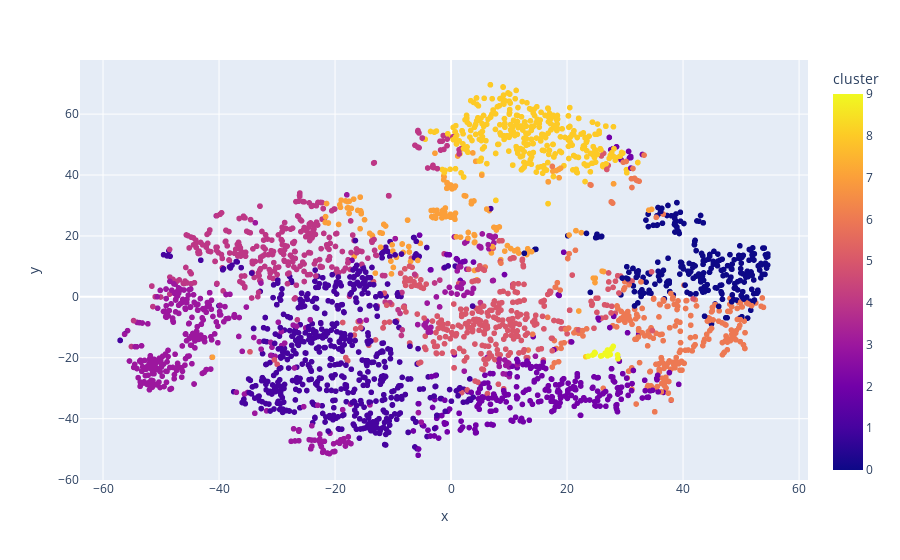

The code cell stored with this chart in its notebook:
### Code cell
# Visualizing the Clusters with t-SNE

from sklearn.manifold import TSNE

tsne_pipeline = Pipeline([('scaler', StandardScaler()), ('tsne', TSNE(n_components=2, verbose=1))])
genre_embedding = tsne_pipeline.fit_transform(X)
projection = pd.DataFrame(columns=['x', 'y'], data=genre_embedding)
projection['genres'] = genre_data['genres']
projection['cluster'] = genre_data['cluster']

fig = px.scatter(
    projection, x='x', y='y', color='cluster', hover_data=['x', 'y', 'genres'])
fig.show()

### Figure 1 — Plotly figure (JSON) as saved in the notebook; plotly's stock layout.template omitted (floating-point values rounded to 4 significant figures; data arrays with more than 128 entries replaced by an {"elided": "..."} marker saying what was removed)
{"data": [{"customdata": {"elided": "2973x1 str values"}, "hovertemplate": "x=%{x}<br>y=%{y}<br>genres=%{customdata[0]}<br>cluster=%{marker.color}<extra></extra>", "legendgroup": "", "marker": {"color": {"elided": "2973 int values"}, "coloraxis": "coloraxis", "symbol": "circle"}, "mode": "markers", "name": "", "showlegend": false, "type": "scattergl", "x": {"elided": "2973 float values"}, "xaxis": "x", "y": {"elided": "2973 float values"}, "yaxis": "y"}], "layout": {"autosize": true, "coloraxis": {"colorbar": {"title": {"text": "cluster"}}, "colorscale": [[0, "#0d0887"], [0.1111, "#46039f"], [0.2222, "#7201a8"], [0.3333, "#9c179e"], [0.4444, "#bd3786"], [0.5556, "#d8576b"], [0.6667, "#ed7953"], [0.7778, "#fb9f3a"], [0.8889, "#fdca26"], [1, "#f0f921"]]}, "legend": {"tracegroupgap": 0}, "margin": {"t": 60}, "xaxis": {"anchor": "y", "autorange": true, "domain": [0, 1], "range": [-64.05, 61.62], "title": {"text": "x"}, "type": "linear"}, "yaxis": {"anchor": "x", "autorange": true, "domain": [0, 1], "range": [-61.42, 79.06], "title": {"text": "y"}, "type": "linear"}}}
